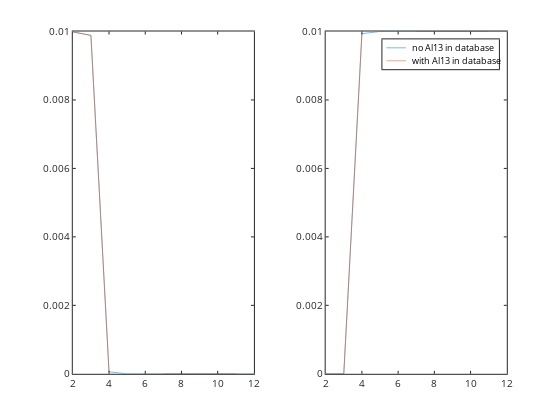

Write notebook code for a chart like this one.
### Code cell
subplot(121); plot(pH,Alno13); hold on; plot(pH,Alw13)
subplot(122); plot(pH,AlOH3sno13); hold on; plot(pH,AlOH3sw13)
legend('no Al13 in database','with Al13 in database')

### Figure 1 — Plotly figure (JSON) as saved in the notebook; plotly's stock layout.template omitted (floating-point values rounded to 4 significant figures)
{"data": [{"line": {"color": "rgb(0,113,188)", "dash": "solid", "width": 0.5}, "marker": {"color": "rgb(0,113,188)", "line": {"color": "rgb(0,113,188)"}, "size": 6, "symbol": "none"}, "mode": "lines", "name": "", "showlegend": false, "type": "scatter", "visibility": true, "x": [2, 3, 4, 5, 6, 7, 8, 9, 10, 11, 12], "xaxis": "x", "y": [0.009989, 0.009887, 5.703e-05, 5.705e-08, 5.706e-11, 5.707e-14, 5.708e-17, 5.708e-20, 5.708e-23, 5.708e-26, 5.711e-29], "yaxis": "y"}, {"line": {"color": "rgb(216,82,24)", "dash": "solid", "width": 0.5}, "marker": {"color": "rgb(216,82,24)", "line": {"color": "rgb(216,82,24)"}, "size": 6, "symbol": "none"}, "mode": "lines", "name": "", "showlegend": false, "type": "scatter", "visibility": true, "x": [2, 3, 4, 5, 6, 7, 8, 9, 10, 11, 12], "xaxis": "x", "y": [0.009989, 0.009887, 5.707e-05, null, null, 5.709e-14, 5.709e-17, 5.709e-20, 5.709e-23, 5.709e-26, null], "yaxis": "y"}, {"line": {"color": "rgb(0,113,188)", "dash": "solid", "width": 0.5}, "marker": {"color": "rgb(0,113,188)", "line": {"color": "rgb(0,113,188)"}, "size": 6, "symbol": "none"}, "mode": "lines", "name": "no Al13 in database", "showlegend": true, "type": "scatter", "visibility": true, "x": [2, 3, 4, 5, 6, 7, 8, 9, 10, 11, 12], "xaxis": "x2", "y": [0, 0, 0.009937, 0.01, 0.01, 0.01, 0.01, 0.01, 0.01, 0.01, 0.01], "yaxis": "y2"}, {"line": {"color": "rgb(216,82,24)", "dash": "solid", "width": 0.5}, "marker": {"color": "rgb(216,82,24)", "line": {"color": "rgb(216,82,24)"}, "size": 6, "symbol": "none"}, "mode": "lines", "name": "with Al13 in database", "showlegend": true, "type": "scatter", "visibility": true, "x": [2, 3, 4, 5, 6, 7, 8, 9, 10, 11, 12], "xaxis": "x2", "y": [0, 0, 0.009936, null, null, 0.01, 0.01, 0.01, 0.01, 0.01, null], "yaxis": "y2"}, {"hoverinfo": "none", "line": {"color": "rgb(0,113,188)", "dash": "solid", "width": 0.5}, "marker": {"color": "rgb(0,113,188)", "line": {"color": "rgb(0,113,188)"}, "size": 6, "symbol": "none"}, "mode": "lines", "name": "", "showlegend": false, "type": "scatter", "visibility": true, "x": [3, 18], "xaxis": "x3", "y": [6.428, 6.428], "yaxis": "y3"}, {"hoverinfo": "none", "line": {"color": "rgb(216,82,24)", "dash": "solid", "width": 0.5}, "marker": {"color": "rgb(216,82,24)", "line": {"color": "rgb(216,82,24)"}, "size": 6, "symbol": "none"}, "mode": "lines", "name": "", "showlegend": false, "type": "scatter", "visibility": true, "x": [3, 18], "xaxis": "x3", "y": [16.28, 16.28], "yaxis": "y3"}], "layout": {"annotations": [{"font": {"color": "rgb(0, 0, 0)", "size": 9}, "showarrow": false, "text": "no Al13 in database", "x": 21, "xanchor": "left", "xref": "x3", "y": 6.428, "yanchor": "middle", "yref": "y3"}, {"font": {"color": "rgb(0, 0, 0)", "size": 9}, "showarrow": false, "text": "with Al13 in database", "x": 21, "xanchor": "left", "xref": "x3", "y": 16.28, "yanchor": "middle", "yref": "y3"}], "height": 420, "hovermode": "closest", "margin": {"b": 0, "l": 0, "r": 0, "t": 0}, "plot_bgcolor": "rgba(0, 0, 0, 0)", "showlegend": false, "width": 560, "xaxis": {"anchor": "y", "autorange": false, "domain": [0.13, 0.4534], "exponentformat": "none", "gridcolor": "rgba(38,38,38,0.15)", "gridwidth": 1, "linecolor": "rgb(38,38,38)", "linewidth": 1, "mirror": "ticks", "range": [2, 12], "showgrid": false, "showline": true, "side": "bottom", "spikedash": "solid", "spikemode": "across", "spikesides": false, "spikethickness": 1, "tickangle": 0, "tickcolor": "rgb(38,38,38)", "tickfont": {"color": "rgb(38,38,38)", "size": 10}, "ticklen": 3, "ticks": "inside", "ticktext": ["2", "4", "6", "8", "10", "12"], "tickvals": [2, 4, 6, 8, 10, 12], "title": {"font": {"color": "rgb(0, 0, 0)", "size": 11}, "text": ""}, "type": "linear", "visible": true, "zeroline": false}, "xaxis2": {"anchor": "y2", "autorange": false, "domain": [0.5816, 0.905], "exponentformat": "none", "gridcolor": "rgba(38,38,38,0.15)", "gridwidth": 1, "linecolor": "rgb(38,38,38)", "linewidth": 1, "mirror": "ticks", "range": [2, 12], "showgrid": false, "showline": true, "side": "bottom", "spikedash": "solid", "spikemode": "across", "spikesides": false, "spikethickness": 1, "tickangle": 0, "tickcolor": "rgb(38,38,38)", "tickfont": {"color": "rgb(38,38,38)", "size": 10}, "ticklen": 3, "ticks": "inside", "ticktext": ["2", "4", "6", "8", "10", "12"], "tickvals": [2, 4, 6, 8, 10, 12], "title": {"font": {"color": "rgb(0, 0, 0)", "size": 11}, "text": ""}, "type": "linear", "visible": true, "zeroline": false}, "xaxis3": {"anchor": "y3", "autorange": false, "domain": [0.6829, 0.8909], "exponentformat": "none", "fixedrange": true, "gridcolor": "rgba(38,38,38,0.15)", "gridwidth": 1, "linecolor": "rgb(38,38,38)", "linewidth": 1, "mirror": true, "range": [0, 88.75], "showgrid": false, "showline": true, "showspikes": false, "side": "bottom", "spikedash": "solid", "spikemode": "across", "spikesides": false, "spikethickness": 1, "tickangle": 0, "tickcolor": "rgb(38,38,38)", "tickfont": {"color": "rgb(38,38,38)", "size": 9}, "ticklen": 3, "ticks": "", "ticktext": [], "tickvals": [], "title": {"font": {"color": "rgb(0, 0, 0)", "size": 9.9}, "text": ""}, "type": "linear", "visible": true, "zeroline": false}, "yaxis": {"anchor": "x", "autorange": false, "domain": [0.11, 0.925], "exponentformat": "none", "gridcolor": "rgba(38,38,38,0.15)", "gridwidth": 1, "linecolor": "rgb(38,38,38)", "linewidth": 1, "mirror": "ticks", "range": [0, 0.01], "showgrid": false, "showline": true, "side": "left", "spikedash": "solid", "spikemode": "across", "spikesides": false, "spikethickness": 1, "tickangle": 0, "tickcolor": "rgb(38,38,38)", "tickfont": {"color": "rgb(38,38,38)", "size": 10}, "ticklen": 3, "ticks": "inside", "ticktext": ["0", "0.002", "0.004", "0.006", "0.008", "0.01"], "tickvals": [0, 0.002, 0.004, 0.006, 0.008, 0.01], "title": {"font": {"color": "rgb(0, 0, 0)", "size": 11}, "text": ""}, "type": "linear", "visible": true, "zeroline": false}, "yaxis2": {"anchor": "x2", "autorange": false, "domain": [0.11, 0.925], "exponentformat": "none", "gridcolor": "rgba(38,38,38,0.15)", "gridwidth": 1, "linecolor": "rgb(38,38,38)", "linewidth": 1, "mirror": "ticks", "range": [0, 0.01], "showgrid": false, "showline": true, "side": "left", "spikedash": "solid", "spikemode": "across", "spikesides": false, "spikethickness": 1, "tickangle": 0, "tickcolor": "rgb(38,38,38)", "tickfont": {"color": "rgb(38,38,38)", "size": 10}, "ticklen": 3, "ticks": "inside", "ticktext": ["0", "0.002", "0.004", "0.006", "0.008", "0.01"], "tickvals": [0, 0.002, 0.004, 0.006, 0.008, 0.01], "title": {"font": {"color": "rgb(0, 0, 0)", "size": 11}, "text": ""}, "type": "linear", "visible": true, "zeroline": false}, "yaxis3": {"anchor": "x3", "autorange": false, "domain": [0.8353, 0.9062], "exponentformat": "none", "fixedrange": true, "gridcolor": "rgba(38,38,38,0.15)", "gridwidth": 1, "linecolor": "rgb(38,38,38)", "linewidth": 1, "mirror": true, "range": [22.71, 0], "showgrid": false, "showline": true, "showspikes": false, "side": "left", "spikedash": "solid", "spikemode": "across", "spikesides": false, "spikethickness": 1, "tickangle": 0, "tickcolor": "rgb(38,38,38)", "tickfont": {"color": "rgb(38,38,38)", "size": 9}, "ticklen": 3, "ticks": "", "ticktext": [], "tickvals": [], "title": {"font": {"color": "rgb(0, 0, 0)", "size": 9.9}, "text": ""}, "type": "linear", "visible": true, "zeroline": false}}}
